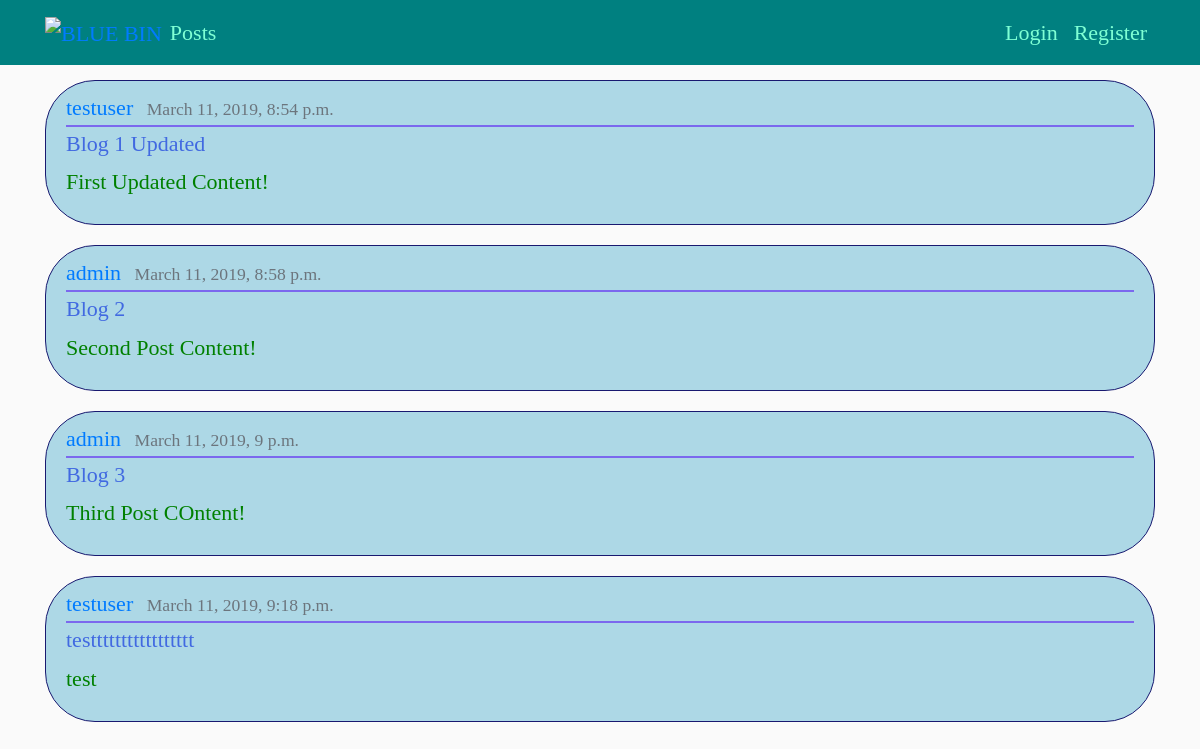
Before: / with the older database file.
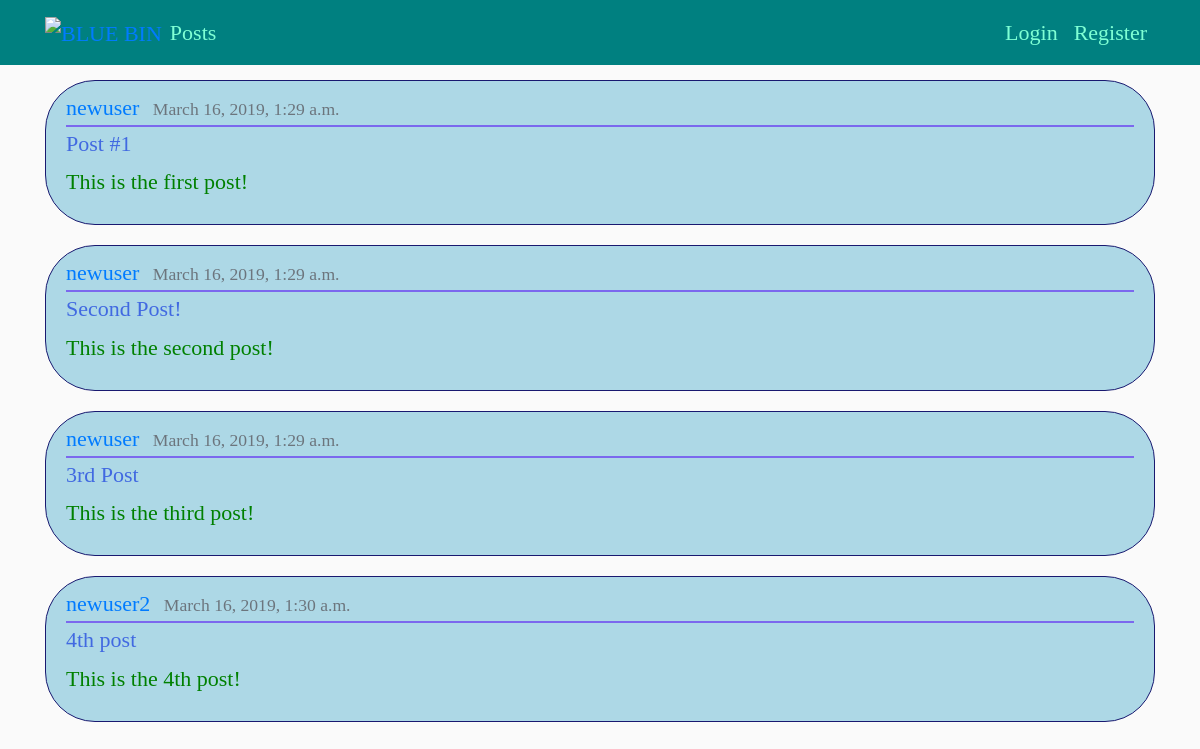
After: the same page with the newer database file.
### blog/models.py (models this page shows, shortened)
class Post(models.Model):
    title = models.CharField(max_length=100)
    content = models.TextField()
    date_posted = models.DateTimeField(default=timezone.now)
    author = models.ForeignKey(User, on_delete=models.CASCADE)

### blog/views.py (the view)
# urls.py: path('', views.home, name='blog-home'),
def home(request):
    context = {
        'posts': Post.objects.all()
    }
    return render(request, 'blog/home.html', context)

### blog/templates/blog/home.html (shortened to what this page needs)
{% extends "blog/base.html" %}
{% block content %}
    {% for post in posts %}
        <article class="media content-section">
          <div class="media-body">
            <div class="article-metadata">
              <a class="mr-2" href="#">{{ post.author }}</a>
              <small class="text-muted">{{ post.date_posted }}</small>
            </div>
            <h2><a class="article-title" href="{% url 'post-detail' post.id %}">{{ post.title }}</a></h2>
            <p class="article-content">{{ post.content }}</p>
          </div>
        </article>
    {% endfor %}
{% endblock content %}

### blog/templates/blog/base.html (shortened to what this page needs)
{% load static %}
<!DOCTYPE html>
<html>
<head>
    <link rel="stylesheet" href="https://maxcdn.bootstrapcdn.com/bootstrap/4.0.0/css/bootstrap.min.css">
    <link rel="stylesheet" type="text/css" href="{% static 'blog/main.css' %}">
</head>
<body>
    <header class="site-header">
      <nav class="navbar navbar-expand-md navbar-dark bg-steel fixed-top">
        <div class="container">
		<a href="{% url 'blog-home' %}"><img src="https://images.cooltext.com/5267527.png" width="200" height="60" alt="BLUE BIN" /></a>
          <div class="collapse navbar-collapse" id="navbarToggle">
            <div class="navbar-nav mr-auto">
			{% if user.is_authenticated %}
            <a class="nav-item nav-link" href="{% url 'blog-home' %}">Posts</a>
			<a class="nav-item nav-link" href="{% url 'post-create' %}">Create A Post</a>
			{% else %}
			<a class="nav-item nav-link" href="{% url 'blog-home' %}">Posts</a>
			{% endif %}
            </div>
            <div class="navbar-nav">
			{% if user.is_authenticated %}
				<a class="nav-item nav-link" href="{% url 'profile' %}">Profile</a>
				<a class="nav-item nav-link" href="{% url 'logout' %}">Logout</a>
			{% else %}
              <a class="nav-item nav-link" href="{% url 'login' %}">Login</a>
              <a class="nav-item nav-link" href="{% url 'register' %}">Register</a>
            {% endif %}
			</div>
          </div>
        </div>
      </nav>
    </header>
    <main role="main" class="container">
      <div class="row">
        <div class="col-md-12">
          {% block content %}{% endblock %}
        </div>
      </div>
    </main>
</body>
</html>

### blog/static/blog/main.css (style rules this page uses)
body { font-family: 'Abel';font-size: 22px; background: #fafafa; color: #008000; margin-top: 5rem; }
h1, h2, h3, h4, h5, h6 { font-family: 'Abel';font-size: 22px; color: #444444; }
.bg-steel { background-color: #008080; }
.site-header .navbar-nav .nav-link { color: #7FFFD4; }
.content-section { background: #ADD8E6; padding: 10px 20px; border: 1px solid #191970; border-radius: 50px; margin-bottom: 20px; }
.article-title { color: #4169E1; }
.article-content { white-space: pre-line; }
.article-metadata { padding-bottom: 1px; margin-bottom: 4px; border-bottom: 2px solid #7B68EE }

Changed rows visible on the page:
removed Post: author "testuser", date_posted "March 11, 2019, 8:54 p.m.", title "Blog 1 Updated", content "First Updated Content!"
removed Post: author "admin", date_posted "March 11, 2019, 8:58 p.m.", title "Blog 2", content "Second Post Content!"
removed Post: author "admin", date_posted "March 11, 2019, 9 p.m.", title "Blog 3", content "Third Post COntent!"
removed Post: author "testuser", date_posted "March 11, 2019, 9:18 p.m.", title "testtttttttttttttttt", content "test"
added Post: author "newuser", date_posted "March 16, 2019, 1:29 a.m.", title "Post #1", content "This is the first post!"
added Post: author "newuser", date_posted "March 16, 2019, 1:29 a.m.", title "Second Post!", content "This is the second post!"
added Post: author "newuser", date_posted "March 16, 2019, 1:29 a.m.", title "3rd Post", content "This is the third post!"
added Post: author "newuser2", date_posted "March 16, 2019, 1:30 a.m.", title "4th post", content "This is the 4th post!"
